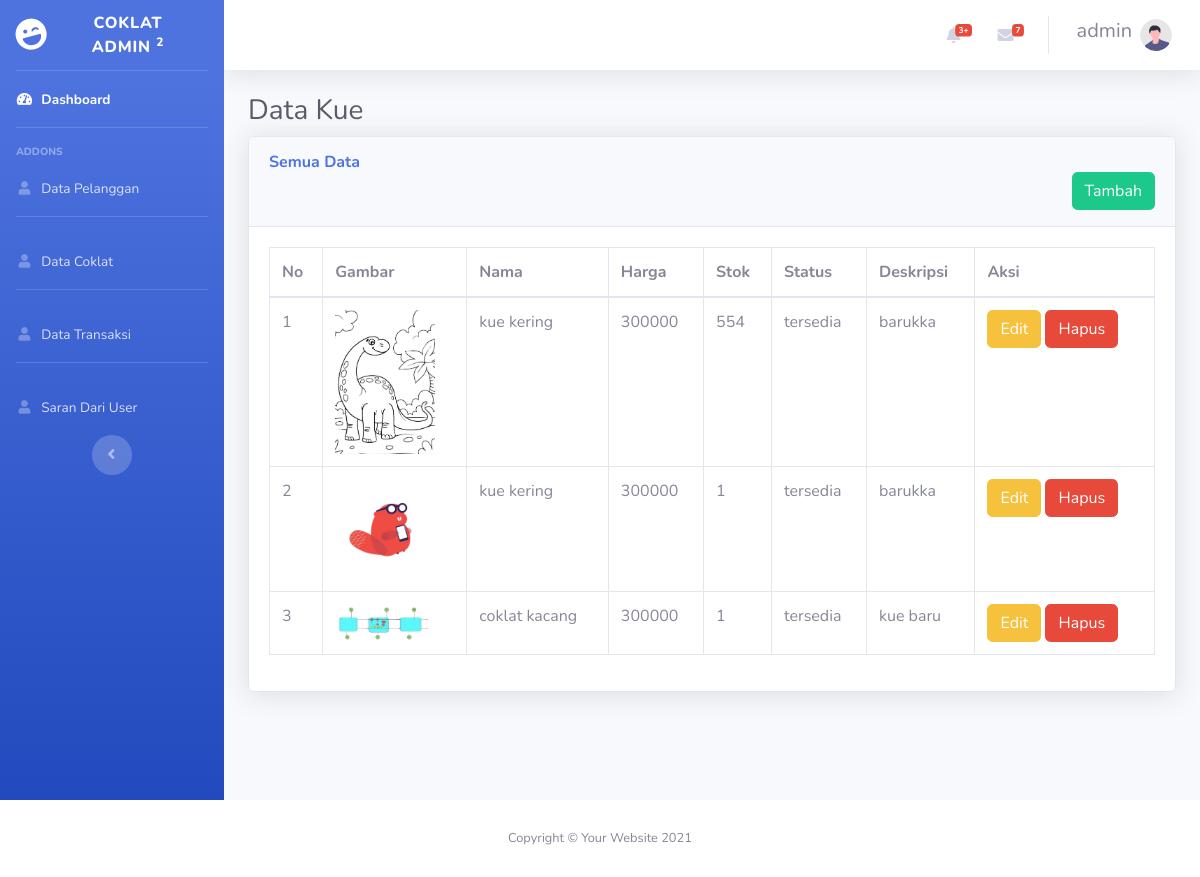
Screenshot of /admin/coklat/coklat.php (signed in) with the database file from the repository.
### tables this page shows
CREATE TABLE `coklat` (
  `id_coklat` int(11) NOT NULL,
  `nama_coklat` varchar(100) NOT NULL,
  `harga` int(255) NOT NULL,
  `stok` int(5) NOT NULL,
  `deskripsi` varchar(255) NOT NULL,
  `status` varchar(255) NOT NULL,
  `gambar` text NOT NULL
);

### admin/coklat/coklat.php (the view, shortened to what this page needs)
<?php
include '../header2.php';
include '../../koneksi.php';
$query = "SELECT * FROM coklat ORDER BY id_coklat DESC";
$hasil = mysqli_query($connection, $query);
?>
<div id="wrapper">
    <?php
    include '../sidebar2.php';
    ?>
    <div id="content-wrapper" class="d-flex flex-column">
        <div id="content">
            <nav class="navbar navbar-expand navbar-light bg-white topbar mb-4 static-top shadow">
                <ul class="navbar-nav ml-auto">
                    <li class="nav-item dropdown no-arrow mx-1">
                        <a class="nav-link dropdown-toggle" href="#" id="alertsDropdown" role="button" data-toggle="dropdown" aria-haspopup="true" aria-expanded="false">
                            <i class="fas fa-bell fa-fw"></i>
                            <span class="badge badge-danger badge-counter">3+</span>
                        </a>
                    </li>
                    <li class="nav-item dropdown no-arrow mx-1">
                        <a class="nav-link dropdown-toggle" href="#" id="messagesDropdown" role="button" data-toggle="dropdown" aria-haspopup="true" aria-expanded="false">
                            <i class="fas fa-envelope fa-fw"></i>
                            <span class="badge badge-danger badge-counter">7</span>
                        </a>
                    </li>
                    <li class="nav-item dropdown no-arrow">
                        <a class="nav-link dropdown-toggle" href="#" id="userDropdown" role="button" data-toggle="dropdown" aria-haspopup="true" aria-expanded="false">
                            <span class="mr-2 d-none d-lg-inline text-gray-600 "><h5><?= $_SESSION['user']['username']; ?></h5></span>
                            <img class="img-profile rounded-circle" src="../img/undraw_profile.svg">
                        </a>
                    </li>
                </ul>
            </nav>
            <div class="container-fluid">
                <h1 class="h3 mb-2 text-gray-800">Data Kue</h1>
                <div class="card shadow mb-4">
                    <div class="card-header py-3 float-left">
                        <h6 class="m-0 font-weight-bold text-primary">Semua Data</h6>
                        <a href="tambah.php" class="btn btn-success float-right">Tambah</a>
                    </div>
                    <div class="card-body">
                        <div class="table-responsive">
                            <table class="table table-bordered" id="dataTable" width="100%" cellspacing="0">
                                <thead>
                                    <tr>
                                        <th>No</th>
                                        <th>Gambar</th>
                                        <th>Nama</th>
                                        <th>Harga</th>
                                        <th>Stok</th>
                                        <th>Status</th>
                                        <th>Deskripsi</th>
                                        <th>Aksi</th>
                                    </tr>
                                </thead>
                                <tbody>
                                    <?php
                                    $no = 1;
                                    foreach ($hasil as $isi) {
                                    ?>
                                        <tr>
                                            <td><?= $no; ?></td>
                                            <td><img src="../../images/<?= $isi['gambar']; ?>" class="img-fluid" style="width:100px;"></td>
                                            <td><?= $isi['nama_coklat']; ?></td>
                                            <td><?= $isi['harga']; ?></td>
                                            <td><?= $isi['stok']; ?></td>
                                            <td><?= $isi['status']; ?></td>
                                            <td><?= $isi['deskripsi']; ?></td>
                                            <td>
                                                <a href="edit.php?id=<?= $isi['id_coklat'];?>" class="btn btn-warning ">Edit</a>
                                                <a href="proses.php?id=<?= $isi['id_coklat'];?>&aksi=hapus&gambar=<?= $isi['gambar'];?>" class="btn btn-danger ">Hapus</a>
                                            </td>
                                        </tr>
                                    <?php $no++;
                                    } ?>
                                </tbody>
                            </table>
                        </div>
                    </div>
                </div>
            </div>
        </div>
    </div>
</div>
<?php
include '../footer2.php';
?>

### admin/header2.php (shortened to what this page needs)
<!DOCTYPE html>
<html lang="en">
<head>
    <link href="../vendor/fontawesome-free/css/all.min.css" rel="stylesheet" type="text/css">
    <link href="../css/sb-admin-2.min.css" rel="stylesheet">
</head>
<body id="page-top">

### admin/sidebar2.php
<ul class="navbar-nav bg-gradient-primary sidebar sidebar-dark accordion" id="accordionSidebar">
<a class="sidebar-brand d-flex align-items-center justify-content-center" href="../index.php">
    <div class="sidebar-brand-icon rotate-n-15">
        <i class="fas fa-laugh-wink"></i>
    </div>
    <div class="sidebar-brand-text mx-3">COKLAT ADMIN <sup>2</sup></div>
</a>
<hr class="sidebar-divider my-0">
<li class="nav-item active">
    <a class="nav-link" href="../index.php">
        <i class="fas fa-fw fa-tachometer-alt"></i>
        <span>Dashboard</span></a>
</li>
<hr class="sidebar-divider">
<div class="sidebar-heading">
    Addons
</div>
<li class="nav-item">
    <a class="nav-link" href="../pelanggan/pelanggan.php">
    <i class="fas fa-fw fa-user"></i>
    <span>Data Pelanggan</span></a>
</li>
<hr class="sidebar-divider d-none d-md-block">
<li class="nav-item">
    <a class="nav-link" href="../coklat/coklat.php">
    <i class="fas fa-fw fa-user"></i>
    <span>Data Coklat</span></a>
</li>
 <hr class="sidebar-divider d-none d-md-block">
<li class="nav-item">
    <a class="nav-link" href="../transaksi/transaksi.php">
    <i class="fas fa-fw fa-user"></i>
    <span>Data Transaksi</span></a>
</li>
<hr class="sidebar-divider d-none d-md-block">
<li class="nav-item">
    <a class="nav-link" href="../pesan/pesan.php">
    <i class="fas fa-fw fa-user"></i>
    <span>Saran Dari User</span></a>
</li>
<div class="text-center d-none d-md-inline">
    <button class="rounded-circle border-0" id="sidebarToggle"></button>
</div>
</ul>

### admin/footer2.php (shortened to what this page needs)
<footer class="sticky-footer bg-white">
    <div class="container my-auto">
        <div class="copyright text-center my-auto">
            <span>Copyright &copy; Your Website 2021</span>
        </div>
    </div>
</footer>
</body>
</html>

### rows the page displays
coklat: gambar (picture), nama_coklat "kue kering", harga "300000", stok "554", status "tersedia", deskripsi "barukka"
coklat: gambar (picture), nama_coklat "kue kering", harga "300000", stok "1", status "tersedia", deskripsi "barukka"
coklat: gambar (picture), nama_coklat "coklat kacang", harga "300000", stok "1", status "tersedia", deskripsi "kue baru"

### other values shown
$_SESSION['user']['username'] "admin"
